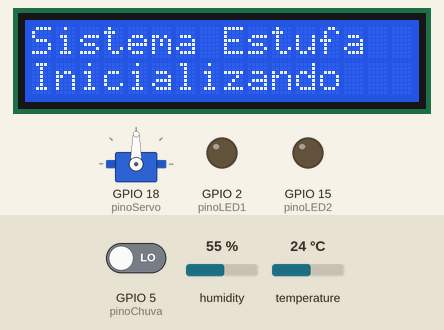
Recording of a sketch running on a simulated ESP32. Shown: servo, 16×2 character LCD, output pins drawn as LEDs (lit = HIGH). Inputs (shaded band) come from the test bench; at power-on: GPIO 5 (pinoChuva) LOW, humidity 55 %, temperature 24 °C. WiFi joins after 1.5 s; servers stay silent unless stated; no MQTT or app messages arrive unless stated; what the sketch prints to the serial monitor is not drawn.

Above: at 1.6 s.
At 4.7 s:
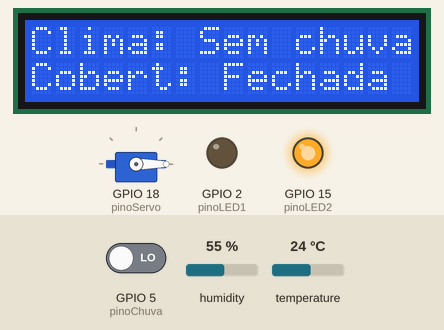
4.8 s: GPIO 5 (pinoChuva) driven HIGH
At 6.6 s:
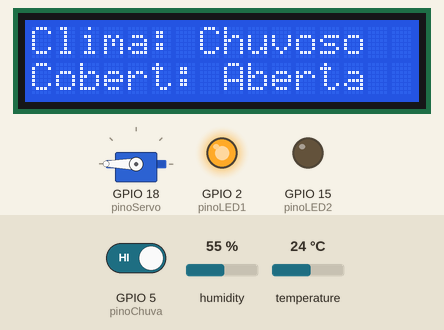
7.5 s: GPIO 5 (pinoChuva) driven LOW
At 9.0 s:
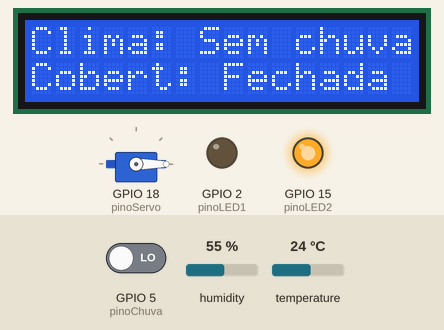
Timing chart, 0 to 10.5 s (numbered marks = the images above; inputs shaded):
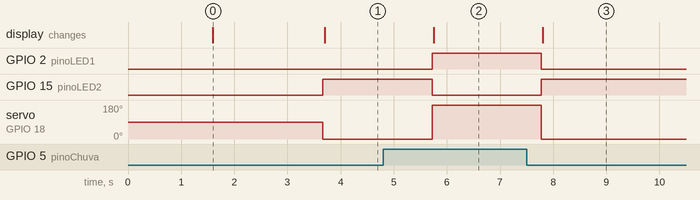

Measured:
- after the input at 4.8 s, GPIO 2 (pinoLED1): LOW → HIGH after 0.92 s; GPIO 15 (pinoLED2): HIGH → LOW after 0.92 s; servo on GPIO 18 (pinoServo): 0° → 180° after 0.92 s; the display: changes after 0.95 s (image 2)
- after the input at 7.5 s, GPIO 2 (pinoLED1): HIGH → LOW after 0.28 s; GPIO 15 (pinoLED2): LOW → HIGH after 0.28 s; servo on GPIO 18 (pinoServo): 180° → 0° after 0.28 s; the display: changes after 0.31 s (image 3)
- what the display in image 0 shows lasts 2.1 s, from 1.6 s to 3.7 s

The sketch:

arduino_sep04a.ino
```cpp
#include <ESP32Servo.h>

//Referenciando as bibliotecas externas que serão utilizadas
#include "DHT.h"   //#include é incluindo a biblioteca
#include "Adafruit_Sensor.h"    //é necessario por o nome da biblioteca para incluir a biblioteca

//incluindo as bibliotecas para o projeto
#include <WiFi.h>
#include <WiFiClientSecure.h>
#include <PubSubClient.h>
#include <LiquidCrystal_I2C.h>
#include <Wire.h>

int pinoLED1 = 2;

int pinoLED2 = 15;

int pinoServo = 18;

int pinoDHT = 4;

int pinoChuva = 5;

//garantindo a conexão com o wifi
String nome_wifi = "SALA08";

String senha = "123456789";

//cria objeto que controlara o motor
Servo meuServo;

//Criando objeto para utilizar as funçoes da biblioteca

//Quando passar para o arduino IDE, alterar para DHT11
DHT sensor_dht(pinoDHT, DHT11); //(variavel do DHT, tipo de DHT);

//criando um objeto para conectar de forma segura com o broker
WiFiClientSecure espClient;

PubSubClient MQTT(espClient);

char *broker = "1fc6157e6caf4d6b86e34770d9f83882.s1.eu.hivemq.cloud";

LiquidCrystal_I2C lcd(0x27, 16, 2);

void conectarWifi();

void conectarMqtt();

void setup() {

  // Define os dois LEDs como saída
  pinMode(pinoLED1, OUTPUT);

  pinMode(pinoLED2, OUTPUT);

  pinMode(pinoChuva, INPUT);

  //inicia o motor de acordo com o pino
  meuServo.attach(pinoServo);

  Serial.begin(9600);

  Serial.println("Sistema Estufa");

  sensor_dht.begin();

  conectarWifi();

  espClient.setInsecure();

  MQTT.setServer(broker, 8883);

  Wire.begin(22, 19);

  lcd.init();

  lcd.backlight();

  lcd.setCursor(0, 0);

  lcd.print("Sistema Estufa");

  lcd.setCursor(0, 1);

  lcd.print("Inicializando");

  delay(2000);
}

void loop() {

  if (MQTT.connected() == false) {

    conectarMqtt();
  }

  MQTT.loop();

  //Lendo a temperatura em °C e armaazenando na variavel
  float tempo = sensor_dht.readTemperature(); //declarando a variavel tipo FLOAT (numeros quebrados) para a temperatura

  //lendo a umidade do ar em % e armazenando na variavel com o nome do que vc quer
  float umidade = sensor_dht.readHumidity(); //declarando a variavel tipo FLOAT (numeros quebrados) para a temperatura

  Serial.print(" Temp: " + String(tempo) + "°C");

  Serial.print(" Umidy: " + String(umidade) + "%");

  Serial.println();

  int estadoChuva = digitalRead(pinoChuva);

  if (estadoChuva == HIGH) {

    meuServo.write(180);

    digitalWrite(pinoLED1, HIGH);

    digitalWrite(pinoLED2, LOW);

    lcd.clear();

    lcd.setCursor(0, 0);

    lcd.print("Clima: Chuvoso");

    lcd.setCursor(0, 1);

    lcd.print("Cobert: Aberta");

  } else {

    meuServo.write(0);

    digitalWrite(pinoLED1, LOW);

    digitalWrite(pinoLED2, HIGH);

    lcd.clear();

    lcd.setCursor(0, 0);

    lcd.print("Clima: Sem chuva");

    lcd.setCursor(0, 1);

    lcd.print("Cobert: Fechada");
  }

  delay(2000);
}

//function para realizar a conexão com o wifi
void conectarWifi() {

  WiFi.begin(nome_wifi, senha);

  while (WiFi.status() != WL_CONNECTED) {

    Serial.print(".");

    delay(500);
  }

  Serial.print("Wifi Conectado!");

  Serial.println(WiFi.localIP());
}

//processo para conectar
void conectarMqtt() {

  Serial.print("Conectando com o MQTT.....");

  if (MQTT.connect(
        "enviar",
        "ricardodias",
        "TesteSenai1"
      )) {

    Serial.println("Conectado ao MQTT");

  } else {

    Serial.println("Erro ao conectar");
  }
}
```
